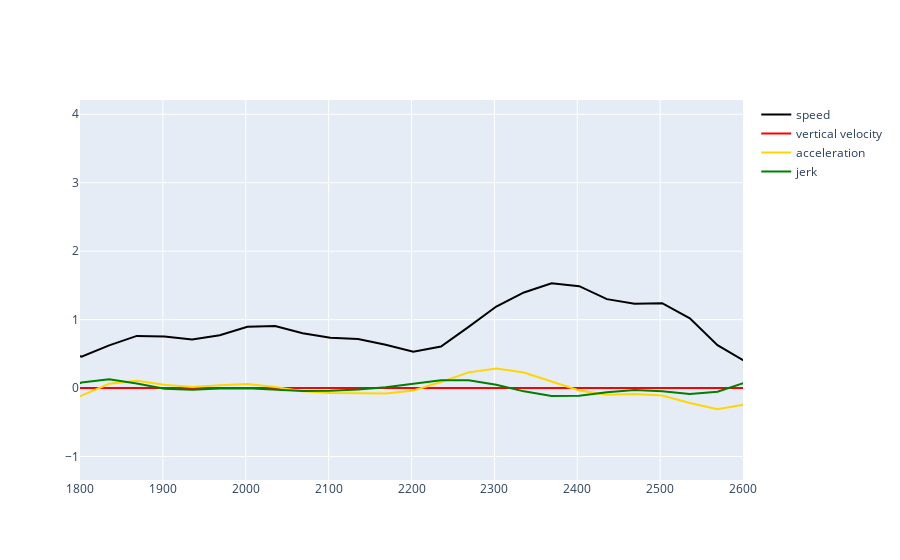

Source (notebook cell):
### Markdown cell above
## Kinematic Measures
<b> Speed </b> : Change in distance per unit time

<b>  Velocity </b> : Change in displacement per unit time

<b> Acceleration </b> : Change in velocity per unit time

<b> Jerk </b> : Change in acceleration per unit time

### Code cell
# function that differientates and butterworth filters the speed vector
def derive_it(x):
    x = np.concatenate(([0], np.diff(x)))
    x= butter_it(x, sampling_rate=100, order=2, lowpass_cutoff=20)
    return x

# function to calculate the speed vector
def get_speed_vector(x, y, z, time_millisecond):
#     z = abs(z)
    # calculate the Euclidean distance from time point x to time point x+1, for 3 dimensions
    speed = np.concatenate(([0], np.sqrt(np.diff(x) ** 2 + np.diff(y) ** 2 + np.diff(z) ** 2)))
    speed = butter_it(speed, sampling_rate=100, order=2, lowpass_cutoff=20)

    # scale the speed vector so that we express it units change per second change
    time_diff = np.mean(np.diff(time_millisecond)) / 1000
    speed = speed / time_diff
    return speed

# function to scale the time series
def sc_it(x):
    return (x - np.mean(x)) / np.std(x, ddof=0)

#make a new variable in a pandas dataframe
data['speed'] = get_speed_vector(data['X_RIGHT_INDEX'], data['Y_RIGHT_INDEX'], data['Z_RIGHT_INDEX'], data['time'])
data['vertical_velocity'] = derive_it(data['Y_RIGHT_INDEX'])/np.mean(np.diff(data['time']))
data['acceleration'] = derive_it(data['speed'])
data['jerk'] = derive_it(data['acceleration'])

# cs = ['speed', 'vertical_velocity', 'acceleration', 'jerk']
# data[cs] = data[cs].apply(lambda x: sc_it(x)) #to ensure that the different features are on a similar scale


# Create the plot using Plotly Express (px)
# Create the second plot
fig4 = go.Figure()
fig4.add_trace(go.Scatter(x=data['time'], y=data['speed'], name='speed', mode='lines', line=dict(color='black')))
fig4.add_trace(go.Scatter(x=data['time'], y=data['vertical_velocity'], name='vertical velocity', mode='lines', line=dict(color='red')))
fig4.add_trace(go.Scatter(x=data['time'], y=data['acceleration'], name='acceleration', mode='lines', line=dict(color='gold')))
fig4.add_trace(go.Scatter(x=data['time'], y=data['jerk'], name='jerk', mode='lines', line=dict(color='green')))
# show only a portion of the plot for the x axis
fig4.update_xaxes(range=[1800, 2600])
fig4.show()

### Figure 1 — Plotly figure (JSON) as saved in the notebook; plotly's stock layout.template omitted (floating-point values rounded to 4 significant figures; data arrays with more than 128 entries replaced by an {"elided": "..."} marker saying what was removed)
{"data": [{"line": {"color": "black"}, "mode": "lines", "name": "speed", "type": "scatter", "x": {"elided": "390 float values"}, "y": {"elided": "390 float values"}}, {"line": {"color": "red"}, "mode": "lines", "name": "vertical velocity", "type": "scatter", "x": {"elided": "390 float values"}, "y": {"elided": "390 float values"}}, {"line": {"color": "gold"}, "mode": "lines", "name": "acceleration", "type": "scatter", "x": {"elided": "390 float values"}, "y": {"elided": "390 float values"}}, {"line": {"color": "green"}, "mode": "lines", "name": "jerk", "type": "scatter", "x": {"elided": "390 float values"}, "y": {"elided": "390 float values"}}], "layout": {"xaxis": {"range": [1800, 2600]}}}
